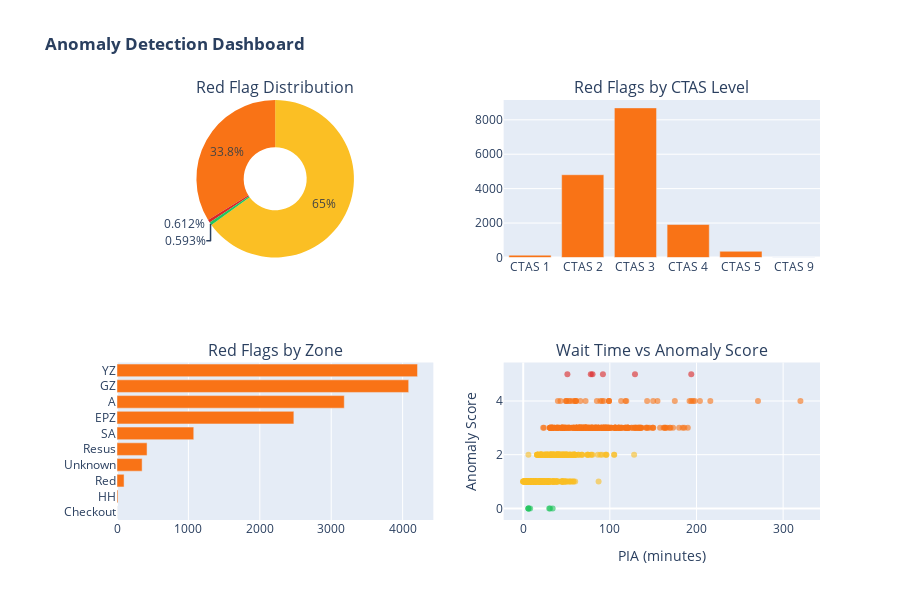

Notebook source saved alongside this figure:
### Markdown cell above
---
## Section 5: Anomaly Visualization

---

### Code cell
# =============================================================================
# CELL 10: RED FLAG DISTRIBUTION VISUALIZATION
# =============================================================================

def plot_anomaly_distribution(anomaly_df: pd.DataFrame):
    """Create comprehensive anomaly distribution visualization."""
    
    fig = make_subplots(
        rows=2, cols=2,
        subplot_titles=(
            'Red Flag Distribution',
            'Red Flags by CTAS Level',
            'Red Flags by Zone',
            'Wait Time vs Anomaly Score'
        ),
        specs=[[{"type": "pie"}, {"type": "bar"}],
               [{"type": "bar"}, {"type": "scatter"}]]
    )
    
    colors = {'EXTREME': '#DC2626', 'CRITICAL': '#F97316', 'WARNING': '#FBBF24', 'NORMAL': '#22C55E'}
    
    # 1. Pie chart of red flag distribution
    flag_counts = anomaly_df['red_flag'].value_counts()
    fig.add_trace(
        go.Pie(
            labels=flag_counts.index,
            values=flag_counts.values,
            marker_colors=[colors[x] for x in flag_counts.index],
            hole=0.4
        ),
        row=1, col=1
    )
    
    # 2. Red flags by CTAS
    ctas_flags = anomaly_df[anomaly_df['red_flag'] != 'NORMAL'].groupby('triage_code').size()
    fig.add_trace(
        go.Bar(
            x=[f'CTAS {int(x)}' for x in ctas_flags.index],
            y=ctas_flags.values,
            marker_color='#F97316'
        ),
        row=1, col=2
    )
    
    # 3. Red flags by Zone
    zone_flags = anomaly_df[anomaly_df['red_flag'] != 'NORMAL'].groupby('initial_zone').size().sort_values(ascending=True)
    fig.add_trace(
        go.Bar(
            x=zone_flags.values,
            y=zone_flags.index,
            orientation='h',
            marker_color='#F97316'
        ),
        row=2, col=1
    )
    
    # 4. Wait time vs anomaly score scatter
    sample = anomaly_df.sample(min(1000, len(anomaly_df)), random_state=42)
    fig.add_trace(
        go.Scatter(
            x=sample['pia_minutes'],
            y=sample['anomaly_score'],
            mode='markers',
            marker=dict(
                color=[colors[x] for x in sample['red_flag']],
                size=6,
                opacity=0.6
            )
        ),
        row=2, col=2
    )
    
    fig.update_layout(
        height=600,
        showlegend=False,
        title_text="<b>Anomaly Detection Dashboard</b>"
    )
    
    fig.update_xaxes(title_text="PIA (minutes)", row=2, col=2)
    fig.update_yaxes(title_text="Anomaly Score", row=2, col=2)
    
    fig.show()

# Plot
plot_anomaly_distribution(anomaly_summary)

### Figure 1 — Plotly figure (JSON) as saved in the notebook; plotly's stock layout.template omitted (floating-point values rounded to 4 significant figures; data arrays with more than 128 entries replaced by an {"elided": "..."} marker saying what was removed)
{"data": [{"domain": {"x": [0, 0.45], "y": [0.625, 1]}, "hole": 0.4, "labels": ["WARNING", "CRITICAL", "EXTREME", "NORMAL"], "marker": {"colors": ["#FBBF24", "#F97316", "#DC2626", "#22C55E"]}, "type": "pie", "values": [10411, 5407, 98, 95]}, {"marker": {"color": "#F97316"}, "type": "bar", "x": ["CTAS 1", "CTAS 2", "CTAS 3", "CTAS 4", "CTAS 5", "CTAS 9"], "xaxis": "x", "y": [134, 4809, 8692, 1916, 361, 3], "yaxis": "y"}, {"marker": {"color": "#F97316"}, "orientation": "h", "type": "bar", "x": [1, 14, 99, 352, 421, 1075, 2477, 3183, 4085, 4209], "xaxis": "x2", "y": ["Checkout", "HH", "Red", "Unknown", "Resus", "SA", "EPZ", "A", "GZ", "YZ"], "yaxis": "y2"}, {"marker": {"color": {"elided": "1000 str values"}, "opacity": 0.6, "size": 6}, "mode": "markers", "type": "scatter", "x": {"elided": "1000 float values"}, "xaxis": "x3", "y": {"elided": "1000 int values"}, "yaxis": "y3"}], "layout": {"annotations": [{"font": {"size": 16}, "showarrow": false, "text": "Red Flag Distribution", "x": 0.225, "xanchor": "center", "xref": "paper", "y": 1, "yanchor": "bottom", "yref": "paper"}, {"font": {"size": 16}, "showarrow": false, "text": "Red Flags by CTAS Level", "x": 0.775, "xanchor": "center", "xref": "paper", "y": 1, "yanchor": "bottom", "yref": "paper"}, {"font": {"size": 16}, "showarrow": false, "text": "Red Flags by Zone", "x": 0.225, "xanchor": "center", "xref": "paper", "y": 0.375, "yanchor": "bottom", "yref": "paper"}, {"font": {"size": 16}, "showarrow": false, "text": "Wait Time vs Anomaly Score", "x": 0.775, "xanchor": "center", "xref": "paper", "y": 0.375, "yanchor": "bottom", "yref": "paper"}], "height": 600, "showlegend": false, "title": {"text": "<b>Anomaly Detection Dashboard</b>"}, "xaxis": {"anchor": "y", "domain": [0.55, 1]}, "xaxis2": {"anchor": "y2", "domain": [0, 0.45]}, "xaxis3": {"anchor": "y3", "domain": [0.55, 1], "title": {"text": "PIA (minutes)"}}, "yaxis": {"anchor": "x", "domain": [0.625, 1]}, "yaxis2": {"anchor": "x2", "domain": [0, 0.375]}, "yaxis3": {"anchor": "x3", "domain": [0, 0.375], "title": {"text": "Anomaly Score"}}}}
